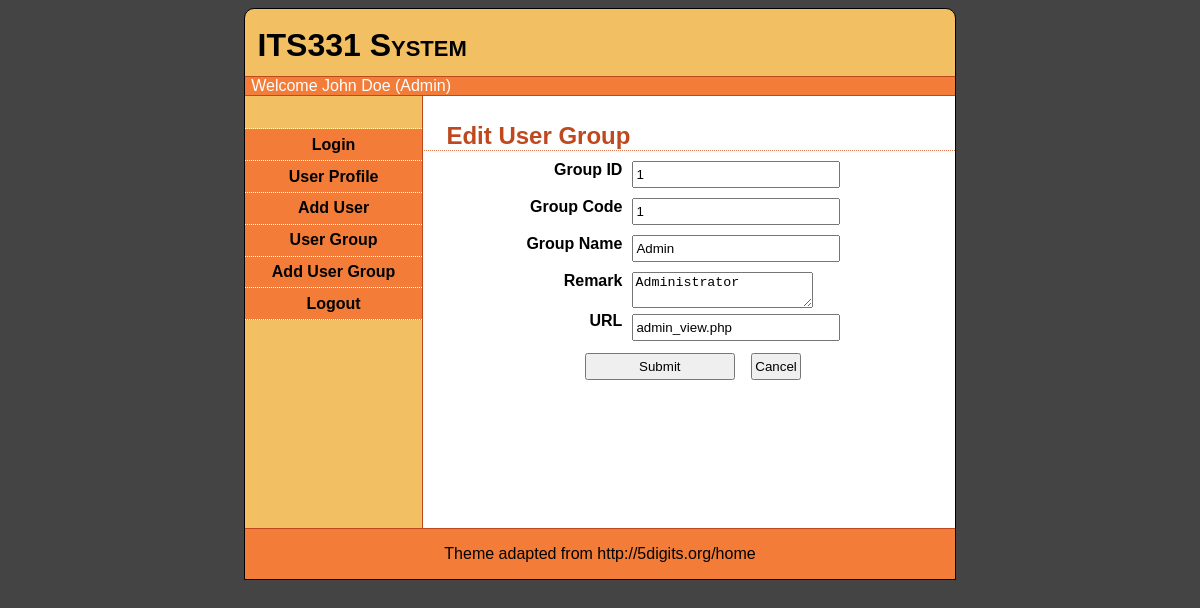
/lab11/lab11_ex3/wk3/edit_group.php?id=1 (signed in), run on the app's committed database.
### tables this page shows
CREATE TABLE IF NOT EXISTS `usergroup` (
  `USERGROUP_ID` int(11) NOT NULL auto_increment,
  `USERGROUP_CODE` varchar(50) default NULL,
  `USERGROUP_NAME` varchar(50) default NULL,
  `USERGROUP_REMARK` varchar(255) default NULL,
  `USERGROUP_URL` varchar(50) default NULL,
  PRIMARY KEY  (`USERGROUP_ID`)
);

### lab11/lab11_ex3/wk3/edit_group.php (the view, shortened to what this page needs)
<?php
require_once('helper.php');
 ?>
<!DOCTYPE html>
<html>
<head>
<link rel="stylesheet" href="default.css">
</head>
<body>
<div id="wrapper">
	<div id="div_header">
		ITS331 System
	</div>
	<div id="div_subhead">
	</div>
	<div id="div_main">
		<div id="div_menu">
		</div>
		<div id="div_content" class="form">
<?php
if(isset($_SESSION['user']) && ($_SESSION['group']==1 || $_SESSION['group']==2))
{
?>
			<?php
				require_once('connect.php');
				$groupid = $_GET['id'];
				$q = "select * from usergroup where USERGROUP_ID=$groupid";
				$result = $mysqli->query($q);
				$row = $result->fetch_array();
			?>
			<h2>Edit User Group</h2>
			<form action="update_group.php" method="post">
				<label>Group ID </label>
				<input type="text" name="groupid" value="<?=$groupid?>" readonly>
				<label>Group Code</label>
				<input type="text" name="groupcode" value="<?=$row['USERGROUP_CODE']?>">
				<label>Group Name</label>
				<input type="text" name="groupname" value="<?=$row['USERGROUP_NAME']?>">
				<label>Remark</label>
				<textarea name="remark"><?=$row['USERGROUP_REMARK']?></textarea><br>
				<label>URL</label>
				<input type="text" name="url" value="<?=$row['USERGROUP_URL']?>">
				<div class="center">
					<input type="submit" name="submit" value="Submit">
					<input type="reset" value="Cancel">
				</div>
			</form>
		</div>
<?php
}
else {
	echo "You do not have a permission to access";
}
?>
	</div>
	<div id="div_footer">
	</div>
</div>
</body>
</html>

### lab11/lab11_ex3/wk3/default.css (style rules this page uses)
body { background-color: #444444; font-family:sans-serif; }
div#div_main { position:relative; }
div#div_header { font-size: 2em; font-family: sans-serif; font-weight:700; font-variant:small-caps; padding:0.4em; border-bottom: 1px solid #BF491F; }
div#div_subhead { padding-left: 0.4em; color: white; min-height:0.4em; background-color:#F27C38; border-bottom: 1px solid #BF491F; }
div#div_menu { width: 25%; position:absolute; top:0px; left:0px; bottom:0px; padding-top:1em; border-right: 1px solid #BF491F; }
div#div_content { background-color:white; margin-left:25%; padding:1em 0; min-height: 400px; }
div#div_footer { border-top: 1px solid #BF491F; text-align:center; background-color: #F27C38; padding:1em; }
div#div_footer:after { content: "Theme adapted from http://5digits.org/home"; }
h2 { color: #BF491F; font-weight:bold; margin-top:0.4em; margin-bottom:0.4em; border-bottom:1px dotted #E47F5A; padding-left:1em; }
.form label { display: block; text-align:right; font-weight:bold; width:200px; float:left; margin-right:10px; }
.form input { padding: 4px 2px; margin: 2px 2px 10px 10px; }
.form input[type="text"], .form input[type="password"] { display:block; width:200px; }
.form input[type="submit"] { width:150px; }
.center { text-align:center; }

### data on the page
usergroup: groupcode "1", groupname "Admin", remark "Administrator", url "admin_view.php"

### other printed values
$fname "John"
$lname "Doe"
$groupname "Admin"
